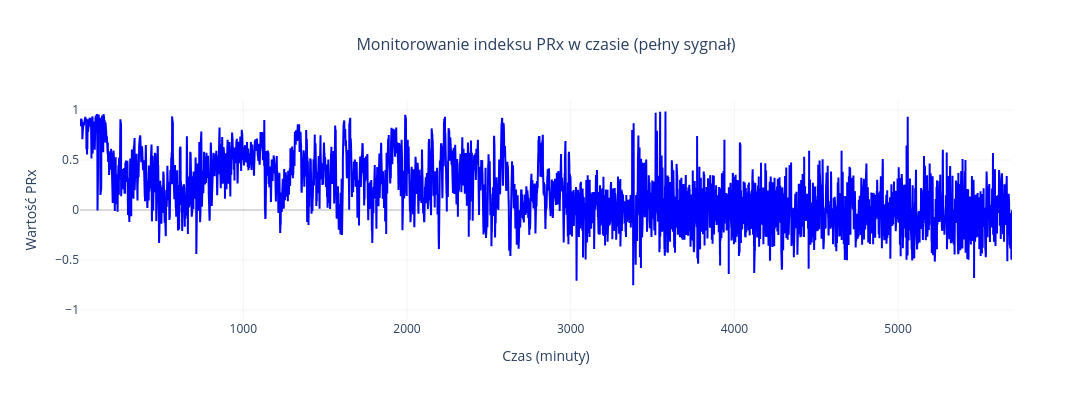

The notebook cell saved with this chart:
### Code cell
x_seconds_avg = 5
window_size = 60

# 1. Pobranie danych pogrupowanych w okna
okna_icp, okna_abp = processor.get_windowed_data(x_seconds_avg=x_seconds_avg, window_size=window_size)

# 2. Obliczenie PRx z poprawnym mapowaniem czasu rzeczywistego
wyniki_prx = calculate_PRx(okna_icp, okna_abp, x_seconds_avg=x_seconds_avg)

eventPRx, normalPRx = defineTimeZones(PRx=wyniki_prx, start= , end= , pair_time_sectors=)


# 3. Przygotowanie danych do wykresu
czas_w_godzinach = wyniki_prx[:, 0]
wartosci_prx = wyniki_prx[:, 1]

# Przeliczamy godziny na minuty tylko dla osi wykresu
czas_w_minutach = czas_w_godzinach * 60 

# Tworzymy precyzyjne opisy dymków "X min Y s"
minuty_pelne = np.floor(czas_w_minutach)
sekundy_reszta = np.round((czas_w_minutach - minuty_pelne) * 60)
hover_text = [f"{int(m)} min {int(s):02d} s" for m, s in zip(minuty_pelne, sekundy_reszta)]

# --- 4. RYSUJ INTERAKTYWNY WYKRES (PLOTLY) ---
fig = go.Figure()

fig.add_trace(go.Scatter(
    x=czas_w_minutach,  # Prawidłowa oś czasowa w minutach (dla 95h sięgnie ~5700)
    y=wartosci_prx,
    mode='lines',
    name='PRx',
    line=dict(color='blue', width=2),
    text=hover_text,
    hovertemplate='<b>Czas:</b> %{text}<br><b>PRx:</b> %{y:.3f}<extra></extra>'
))

fig.update_layout(
    title=dict(
        text='Monitorowanie indeksu PRx w czasie (pełny sygnał)',
        x=0.5,
        font=dict(size=16)
    ),
    xaxis=dict(
        title='Czas (minuty)',
        gridcolor='rgba(200, 200, 200, 0.2)',
        showspikes=True,
        spikemode='across',
        spikethickness=1,
        spikedash='dash'
    ),
    yaxis=dict(
        title='Wartość PRx',
        range=[-1.1, 1.1],
        gridcolor='rgba(200, 200, 200, 0.2)',
        zeroline=True,
        zerolinecolor='rgba(0, 0, 0, 0.3)',
        zerolinewidth=1
    ),
    template='plotly_white',
    hovermode='x unified',
    dragmode='zoom',
    width=1600,
    height=400
)

fig.show()

### Figure 1 — Plotly figure (JSON) as saved in the notebook; plotly's stock layout.template omitted (floating-point values rounded to 4 significant figures; data arrays with more than 128 entries replaced by an {"elided": "..."} marker saying what was removed)
{"data": [{"hovertemplate": "<b>Czas:</b> %{text}<br><b>PRx:</b> %{y:.3f}<extra></extra>", "line": {"color": "blue", "width": 2}, "mode": "lines", "name": "PRx", "text": {"elided": "68322 str values"}, "type": "scatter", "x": {"elided": "68322 float values"}, "y": {"elided": "68322 float values"}}], "layout": {"dragmode": "zoom", "height": 400, "hovermode": "x unified", "title": {"font": {"size": 16}, "text": "Monitorowanie indeksu PRx w czasie (pełny sygnał)", "x": 0.5}, "width": 1600, "xaxis": {"gridcolor": "rgba(200, 200, 200, 0.2)", "showspikes": true, "spikedash": "dash", "spikemode": "across", "spikethickness": 1, "title": {"text": "Czas (minuty)"}}, "yaxis": {"gridcolor": "rgba(200, 200, 200, 0.2)", "range": [-1.1, 1.1], "title": {"text": "Wartość PRx"}, "zeroline": true, "zerolinecolor": "rgba(0, 0, 0, 0.3)", "zerolinewidth": 1}}}
